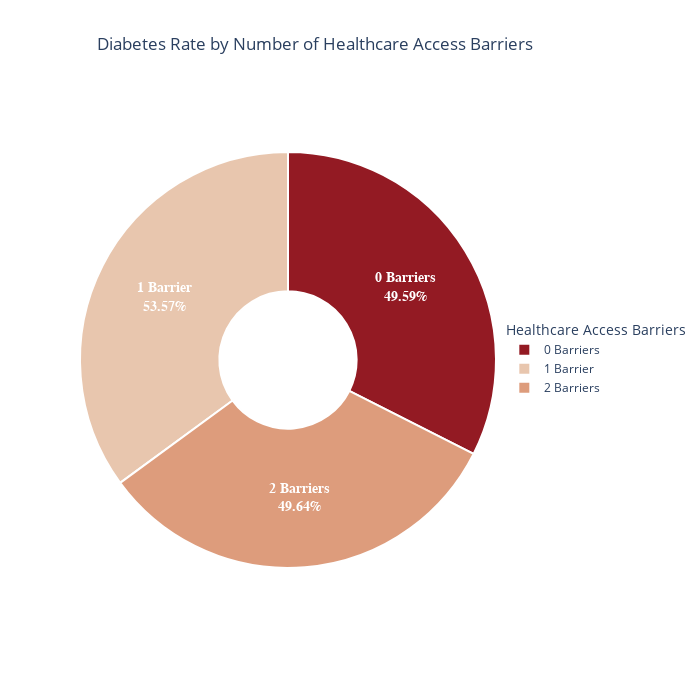

Notebook source saved alongside this figure:
### Code cell
# Create donut chart
barrier_df['Access Barriers'] = pd.Categorical(
    barrier_df['Access Barriers'],
    categories=['0 Barriers', '1 Barrier', '2 Barriers'],
    ordered=True
)
barrier_df = barrier_df.sort_values('Access Barriers')

fig = go.Figure(data=[go.Pie(
    labels=barrier_df['Access Barriers'],
    values=barrier_df['Diabetes Rate (%)'],
    hole=0.33,
    marker=dict(
        colors=['#931A23', '#E8C6AE', '#DD9C7C'],
        line=dict(color='white', width=2)
    ),
    text=[f"{val:.2f}%" for val in barrier_df['Diabetes Rate (%)']],
    textinfo='label+text',
    textposition='inside',
    textfont=dict(size=14, color='white', family='Arial', weight='bold'),
    hovertemplate='<b>%{label}</b><br>Diabetes Rate: %{value:.2f}%<extra></extra>',
    sort=False
)])

fig.update_layout(
    title=dict(
        text='Diabetes Rate by Number of Healthcare Access Barriers',
        x=0.45,
        xanchor='center'
    ),
    width=700,
    height=700,
    showlegend=True,
    legend=dict(
        title='Healthcare Access Barriers',
        orientation='v',
        yanchor='middle',
        y=0.5,
        xanchor='left',
        x=1.02
    ),
    paper_bgcolor='white',
    plot_bgcolor='white'
)

fig.show()

### Figure 1 — Plotly figure (JSON) as saved in the notebook; plotly's stock layout.template omitted (floating-point values rounded to 4 significant figures)
{"data": [{"hole": 0.33, "hovertemplate": "<b>%{label}</b><br>Diabetes Rate: %{value:.2f}%<extra></extra>", "labels": ["0 Barriers", "1 Barrier", "2 Barriers"], "marker": {"colors": ["#931A23", "#E8C6AE", "#DD9C7C"], "line": {"color": "white", "width": 2}}, "sort": false, "text": ["49.59%", "53.57%", "49.64%"], "textfont": {"color": "white", "family": "Arial", "size": 14, "weight": "bold"}, "textinfo": "label+text", "textposition": "inside", "type": "pie", "values": [49.59, 53.57, 49.64]}], "layout": {"height": 700, "legend": {"orientation": "v", "title": {"text": "Healthcare Access Barriers"}, "x": 1.02, "xanchor": "left", "y": 0.5, "yanchor": "middle"}, "paper_bgcolor": "white", "plot_bgcolor": "white", "showlegend": true, "title": {"text": "Diabetes Rate by Number of Healthcare Access Barriers", "x": 0.45, "xanchor": "center"}, "width": 700}}
